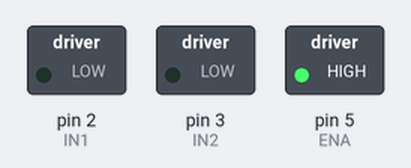
Bench run of a sketch on a simulated Arduino Uno, built with avr-gcc and run on an emulated ATmega328P. On the bench: switched loads named in the sketch (green lamp = pin HIGH).

Above: at 1.5 s.
At 4.0 s:
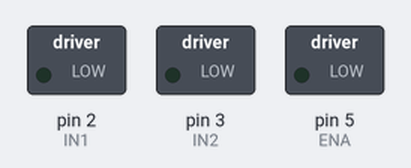
Timing chart, 0 to 6.5 s (numbered marks = the images above):
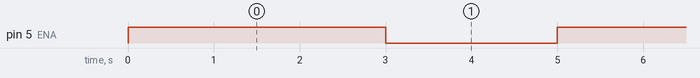

Measured:
- by itself, pin 5 (ENA): alternates HIGH for 3.0 s and LOW for 2.0 s

The sketch:

motor_amarillo.ino
```cpp
/*
 *  PROGRAMA QUE UTILIZA EL MODULO CONTROLADOR DE MOTOR 1298N PARA CONTROLAR EL DE UN MOTOR DE CORRIENTE CONTINUA CON CAJA REDUCTORA DE RUEDA
 *
 *
 */
int IN1 = 2;
int IN2 = 3; // IN2 DE 1.298N a pin digital 5
int ENA = 5; // ENA de 1.298N a pin digital 5


void setup() {

  pinMode(IN1, OUTPUT);
  pinMode(IN2, OUTPUT);
  pinMode(ENA, OUTPUT);
}

void loop() {

  digitalWrite(ENA, HIGH); // HABILITAR MOTOR A (giro en un sentido)
  digitalWrite(ENA, HIGH); // IN1 a 0
  digitalWrite(ENA, HIGH); // IN2 a 1
  delay(3000);  // demora de 3 seg.

  digitalWrite(ENA, LOW); // ENA en 0 para deshabilitar motor
  delay(2000);

}
```
